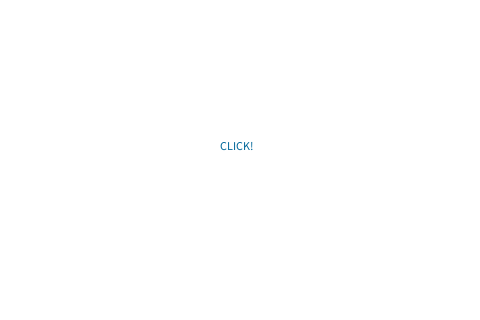
Frame 1 (no input)
Frame 60 (the mouse pressed at the canvas centre just before this capture): identical to frame 1, image omitted
Frame 120 (the mouse held since frame 60 and released just before this capture): identical to frame 1, image omitted

The Processing sketch that drew this single still picture (run headless with seeded random() and noise(); from frame 60 on, the mouse is pressed at the canvas centre):

// Processing sketch: processing_11682
// ── processing_11682.pde

void setup () {
  size(480,320);
  smooth();
  background(255);
  fill(0, 102, 153);
  text("CLICK!",220,150);
}

void draw() {

}
void mousePressed() {
  stroke(0);
  fill(random(255),random(255),random(255),random(255));
  rectMode(CENTER);
  rect(mouseX,mouseY,random(40,100),random(40,100));
}
  
